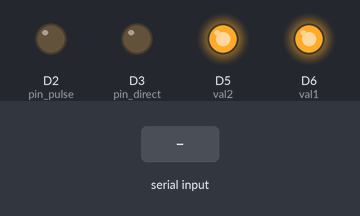
Bench run of a sketch on a simulated Arduino Due. On the bench: output pins drawn as LEDs (lit = HIGH). The test bench sets the inputs (shaded band). What the sketch prints to the serial monitor is not drawn.

Above: at 10.8 s.
10.9 s: "5\n" received over Serial
At 13.0 s:
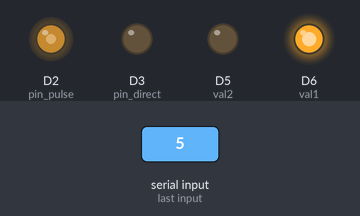
13.9 s: "90,45\n" received over the second serial link
At 15.9 s:
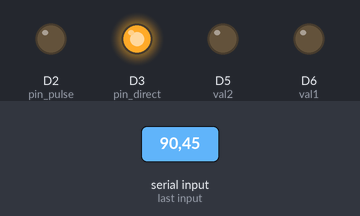
16.4 s: "90,45\n" received over Serial
At 17.5 s:
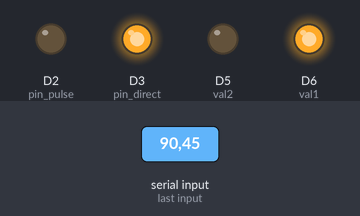
17.9 s: "1,90,45\n" received over the second serial link
20.4 s: "0\n" received over Serial
At 21.6 s:
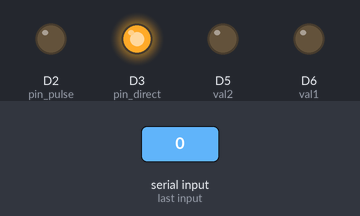
21.9 s: "30,150\n" received over the second serial link
At 23.3 s:
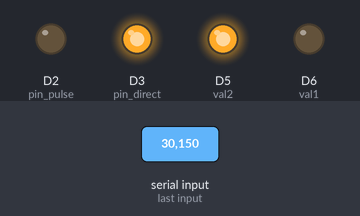
Timing chart, 0 to 24.9 s (numbered marks = the images above; inputs shaded):
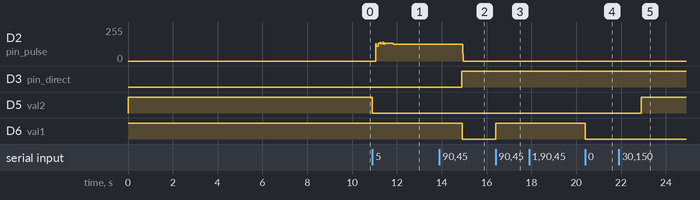

Measured:
- after the input at 13.9 s, D2 (pin_pulse): 126/255 → 0/255 after 1.0 s; D3 (pin_direct): LOW → HIGH after 1.0 s; D6 (val1): HIGH → LOW after 1.0 s
- after the input at 16.4 s, D6 (val1): LOW → HIGH at once
- after the input at 20.4 s, D6 (val1): HIGH → LOW at once
- after the input at 21.9 s, D5 (val2): LOW → HIGH after 1.0 s

The sketch:

SS3_AP.ino
```cpp
// #include <Scheduler.h>
#include <Arduino.h>
#include <DueTimer.h>

#include <Wire.h>

#include <Adafruit_GFX.h>

#include <Adafruit_SH1106.h>

// #define OLED_SDA 21
// #define OLED_SCL 22
// Adafruit_SH1106 display(21, 22);
// void displayMode() {

//   display.clearDisplay();
//   display.setTextColor(WHITE);
//   display.setTextSize(1);
//   display.setCursor(0, 0);
//   display.print("Set point : ");
//   display.print(setPointPessuse);
//   display.setCursor(0, 15);
//   display.print("Pressure : ");
//   display.print(pressure);
//   display.setCursor(0, 30);
//   display.print("Speed : ");
//   display.print(frequency);
//   display.display();
// }
// Khai bao bien PID
int status = 0;
const float kp = 2;
const float ki = 3;
const float kd = 0;
float last_error = 0;
float error = 0;
const int outputMax = 10000;  //fmax
const int outputMin = 100;    //fmin
float output;
float pressure = 0;
int frequency = 0;
float P, I;
//DRIVER STEP MOTTOR
const int pin_pulse = 2;      //pin control pulse,speed
const int pin_direct = 3;     //pin control direct
volatile bool state = false;  // Trạng thái của chân xung
// khai bao bien luu gia tri ap suat
String incomingChar = "";
String delimiter = " ";  // Ký tự phân cách
float setPointPressuse = 0;
//Khai bao chan Valve
const int val1 = 6;
const int val2 = 5;
const int deltaP = 30;
// Ham cap nhat trang thai chan pulse
void togglePin() {
  state = !state;                  // Đảo trạng thái
  digitalWrite(pin_pulse, state);  // Cập nhật trạng thái chân
}
void setpoint() {
  if (Serial.available() > 0) {                      // Kiểm tra xem có dữ liệu được gửi từ Seria Monitor hay không
    String setPoint = Serial.readStringUntil('\n');  // Đọc dữ liệu từ Serial Monitor đến khi gặp ký tự '\n' (ký tự xuống dòng)
    setPointPressuse = setPoint.toFloat();           // Chuyển đổi chuỗi sang số dạng float
    if (setPointPressuse > 100) {
      setPointPressuse = 100;
    }
    Serial.print("\n");
    Serial.print("Set Point Pressuse: ");
    Serial.println(setPointPressuse);  // In số float đã nhận được
  }
}
// Hàm cập nhật áp suất theo thời gian
void callPressure() {
  setpoint();
  //Gửi yêu cầu tới thiết bị
  Serial.println("Request: ");
  Serial1.write("#*?");
  Serial1.write(13);
  String incomingChar = "";
  delay(8);                       // thời gian nhỏ nhất 8ms
  if (Serial1.available() > 0) {  // Kiểm tra xem có dữ liệu nào được gửi đến không
    incomingChar = Serial1.readString();
    Serial.println(incomingChar);
    String data = "       ";
    for (int i = 0; i < incomingChar.length(); i++) {
      data[i] = incomingChar[i + 4];
    }
    pressure = data.toFloat();
    Serial.println("Pressure: ");
    Serial.println(pressure, 4);
    error = setPointPressuse - pressure;
    Serial.println(error);
  }
}
// Hàm điều khiển van

//PID hàm điều khiển động cơ
void PID() {
  callPressure();
  error = setPointPressuse - pressure;
  Serial.println("error");
  Serial.println(error);
  if (error > 0) {
    digitalWrite(pin_direct, 0);  // hướng quay thuận
  } else {
    digitalWrite(pin_direct, 1);  // hướng quay nghịch
  }
  error = abs(error);
  P = error * kp;
  I += error * ki;
  output = P + I;
  last_error = error;
  Serial.println(output);
  if (I > outputMax) I = outputMax;
  if (output > outputMax) output = outputMax;
  if (output < outputMin) output = outputMin;
  frequency = output;
  if (error == 0) {  //STOP
    I = 0;
    output = 0;
    frequency = 1;
    digitalWrite(pin_pulse, LOW);
    Timer3.stop();
  } else {
    //tone(pin_pulse, frequency);
    Timer3.attachInterrupt(togglePin).setFrequency(output).start();
  }
}
void setup() {
  Serial.begin(9600, SERIAL_8N1);
  Serial1.begin(9600, SERIAL_8N1);  // Khởi tạo giao tiếp UART với baud rate là 9600, 8 bit dữ liệu, no parity, 1 stop bit
  pinMode(pin_pulse, OUTPUT);
  pinMode(pin_direct, OUTPUT);
  // khai bao chan valve
  pinMode(val1, OUTPUT);
  pinMode(val2, OUTPUT);
  // 2 van mở , trong vòng Xs đẩy hết khí thì 2 van đóng
  digitalWrite(val1, 1);
  digitalWrite(val2, 1);
  delay(10000);
  while (setPointPressuse == 0) {
    setpoint();
  }
  digitalWrite(val2, 0);
//  display.clearDisplay();
  //display.begin(SH1106_SWITCHCAPVCC, 0x3C);  // initialize with the I2C addr 0x3D
  //display.display();
}
//void updateSetpoint() {}
void loop() {
  //displayMode();
  Serial.println("loop");
  setpoint();
  if (pressure == setPointPressuse) {
    callPressure();
    digitalWrite(val1, 0);  // ngat bom AC
    digitalWrite(val2, 0);
  }
  if (deltaP < setPointPressuse - pressure) {
    while (1) {
      callPressure();
      //displayMode();
      digitalWrite(val1, 1);  // ngat bom AC
      digitalWrite(val2, 0);
      Serial.println("AC on");
      if (pressure == setPointPressuse) {
        Serial.println("AC off");
        digitalWrite(val1, 0);  // ngat bom AC
        break;
      }
    }
  } else {
    while (1) {
      //displayMode();
      if (pressure > setPointPressuse) {
        digitalWrite(val2, 1);
        callPressure();
        if (int(pressure) == int(setPointPressuse)) {
          digitalWrite(val2, 0);
          break;
        }
      } else {
        PID();
        digitalWrite(val2, 0);  //khoas van
        if (pressure == setPointPressuse) {
          break;
        }
      }
    }
  }
}
```
